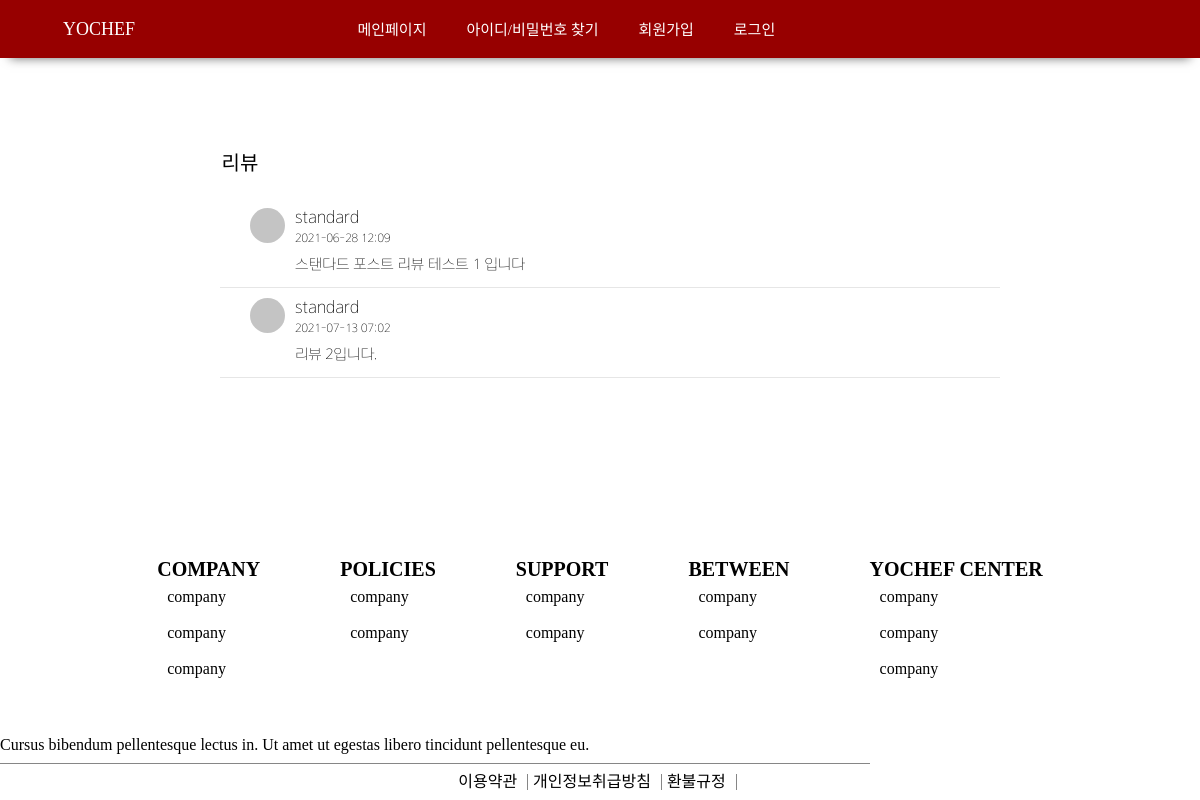
Before: /reviewDetail/1 with the older database file.
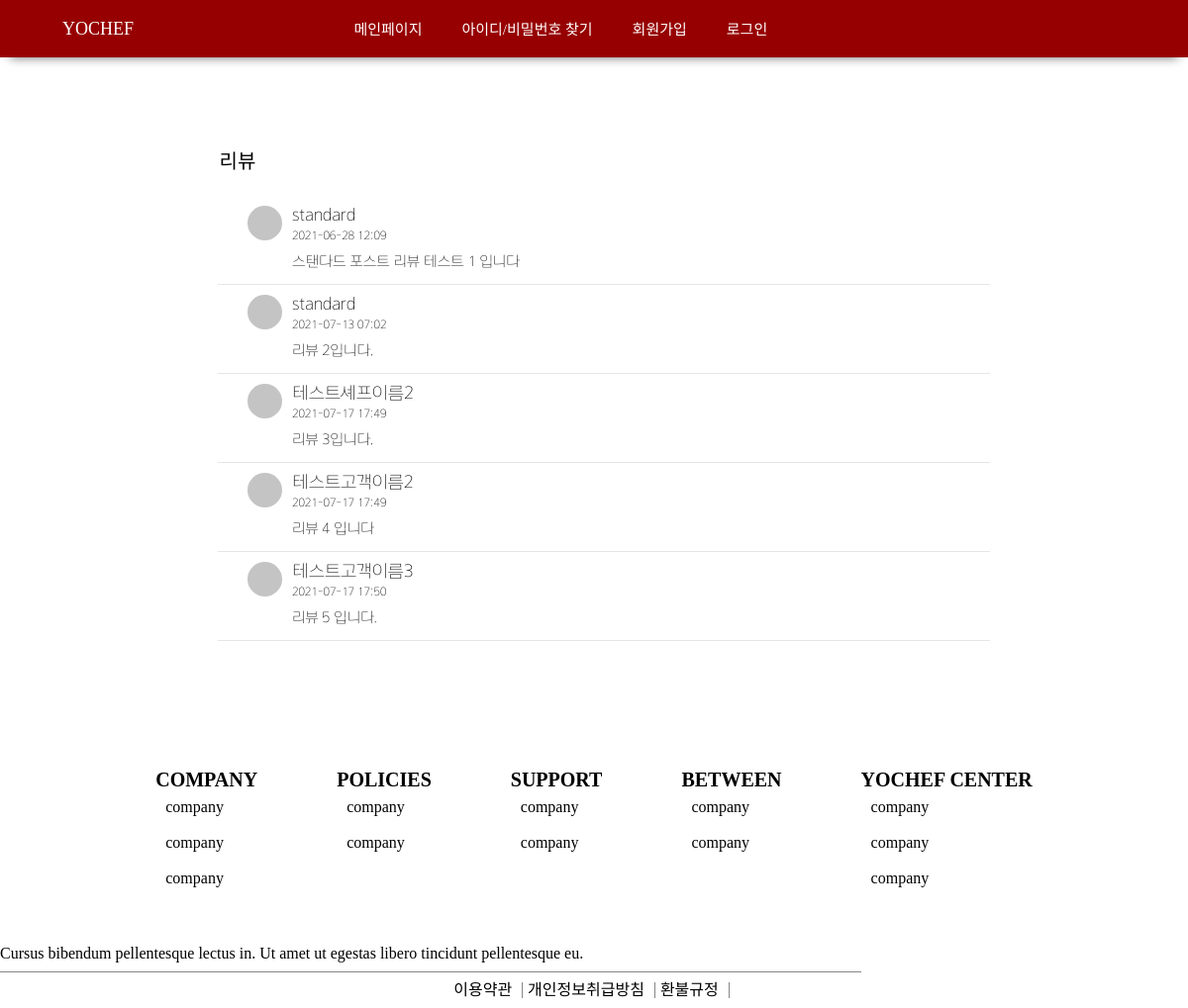
After: the same page with the newer database file.
### customer/models.py (models this page shows, shortened)
class Review(models.Model):
	post = models.ForeignKey('chef.Post', on_delete=models.CASCADE)
	customer = models.ForeignKey(Customer, null=True, on_delete=models.SET_NULL)
	book = models.ForeignKey(Book, on_delete=models.CASCADE)
	pubdate = DateTimeField(auto_now=True)
	description = models.TextField(max_length=5000)

class Customer(models.Model):
	user = models.OneToOneField(User, on_delete=models.CASCADE)
	name = models.CharField(max_length=50)
	email = models.EmailField(null=True)
	phoneNum = models.CharField(max_length=11)
	point = models.IntegerField(default=0)
	isChef = models.BooleanField(default=False)
	registerDate = models.DateTimeField(auto_now_add=True)
	currentVer = models.IntegerField(default=0)

### public/views.py (the view)
# urls.py: path('reviewDetail/<int:post_id>', reviewDetail, name="reviewDetail"),
def reviewDetail(request, post_id):
    reviews = Review.objects.filter(post_id=post_id)
    return render(request, 'reviewDetail.html', {'reviews': reviews})

### public/templates/reviewDetail.html
{% extends 'base.html' %}
{% load static %}
{% block style %}
    <link rel="stylesheet" href="{% static 'css/detail.css' %}">
{% endblock %}
{% block content %}
    <main>
        <div class="mainContainer__review reviewDetail">
            <span>리뷰</span>
            <div class="mainBox__review reviewDetail">
                {% for review in reviews %}
                <div class="mainBox__review__detail" id="review{{review.id}}">
                    <img src="{{review.customer.profileImg}}" onerror="this.src=`{% static 'img/default.png' %}`">
                    <div class="userInfo__text">
                        <span>{{review.customer.name}}</span>
                        <span>{{review.pubdate|date:'Y-m-d H:i'}}</span>
                        <span>{{review.description}}</span>
                    </div>
                </div>
                {% endfor %}
            </div>
        </div>
    </main>
{% endblock %}

### yochef/templates/base.html (shortened to what this page needs)
<!DOCTYPE html>
<html lang="en">
{% load static %}
<head>
    {% load static %}
    <link rel="stylesheet" href="{% static 'css/base.css' %}" type="text/css">
    {% block style %}
    {% endblock %}
</head>
<body>
  <nav class="nav-container">
    <div class="nav__item nav--left"><a href="{% url 'main' %}">YOCHEF</a></div>
    {% if user.is_authenticated %}
      {% if user.customer.isChef %}
        {% if user.customer.currentVer == 1 %}
        <ul class="nav__item-container nav--middle">
          <li class="nav__item"><a href="{% url 'main' %}">메인페이지</a></li>
          <li class="nav__item"><a href="{% url 'editChefProfile' %}">셰프 정보 관리</a></li>
          <li class="nav__item"><a href="{% url 'logout' %}">로그아웃</a></li>
        </ul>
        <div class="nav__item-wrapper nav--right">
          <li class="nav__item"><a href="{% url 'mypage' %}">{{user.customer.name}} 셰프님</a></li>
          <div class="button-wrapper">
            <a href="{% url 'changePageVer' %}"><img /></a>
            <div class="chef-button-describe">셰프</div>
          </div>
          </div>
        {% else %}
        <ul class="nav__item-container">
          <li class="nav__item"><a href="{% url 'main' %}">메인페이지</a></li>
          <li class="nav__item"><a href="">마이메뉴</a></li>
          <li class="nav__item"><a href="">쿠폰함</a></li>
          <li class="nav__item"><a href="{% url 'logout' %}">로그아웃</a></li>
        </ul>
        <div class="nav__item-wrapper nav--right">
          <li class="nav__item"><a href="{% url 'mypage' %}">{{user.customer.name}} 셰프님</a></li>
          <div class="button-wrapper">
            <a href="{% url 'changePageVer' %}"><img id="customer--button" /></a>
            <div class="customer-button-describe">손님</div>
          </div>
        </div>
        {% endif %}
      {% else %}
      <ul class="nav__item-container">
        <li class="nav__item"><a href="{% url 'main' %}">메인페이지</a></li>
        <li class="nav__item"><a href="">마이메뉴</a></li>
        <li class="nav__item"><a href="">쿠폰함</a></li>
        <li class="nav__item"><a href="{% url 'registerChef' '1'%}">셰프등록</a></li>
        <li class="nav__item"><a href="{% url 'logout' %}">로그아웃</a></li>
      </ul>
      <a class="nav__item nav--right" href="{% url 'mypage' %}">{{user.customer.name}}님</a>
      {% endif %}
    {% else %}
    <ul class="nav__item-container log-out">
      <li class="nav__item"><a href="{% url 'main' %}">메인페이지</a></li>
      <li class="nav__item"><a href="">아이디/비밀번호 찾기</a></li>
      <li class="nav__item"><a  href="{% url 'signup' %}">회원가입</a></li>
      <li class="nav__item"><a href="{% url 'login' %}">로그인</a></li>
    </ul>
    <div class="nav__item nav--right"></div>
    {% endif %}
  </nav>
  <div class="contents">
    {% block content %}
    {% endblock %}
  </div>
  <footer id="footer">
    <div class="footer-link-container">
      <ul class="footer-container">
        <li><span class="footer-top">COMPANY</span></li>
        <li class="footer-item">company</li>
        <li class="footer-item">company</li>
        <li class="footer-item">company</li>
      </ul>
      <ul class="footer-container">
        <li><span class="footer-top">POLICIES</span></li>
        <li class="footer-item">company</li>
        <li class="footer-item">company</li>
      </ul>
      <ul class="footer-container">
        <li><span class="footer-top">SUPPORT</span></li>
        <li class="footer-item">company</li>
        <li class="footer-item">company</li>
      </ul>
      <ul class="footer-container">
        <li><span class="footer-top">BETWEEN</span></li>
        <li class="footer-item">company</li>
        <li class="footer-item">company</li>
      </ul>
      <ul class="footer-container">
        <li><span class="footer-top">YOCHEF CENTER</span></li>
        <li class="footer-item">company</li>
        <li class="footer-item">company</li>
        <li class="footer-item">company</li>
      </ul>
    </div>
    <div id="footer-bottom">
      <div class="footer-copyright-part">
        Cursus bibendum pellentesque lectus in. Ut amet ut egestas libero tincidunt pellentesque eu.
      </div>
      <div class="footer-bottom-container">
        <ul class="footer-bottom-link-item-container">
          <li class="footer-bottom-link-item"><a href="">이용약관</a></li>
          <li class="footer-bottom-link-item"><a href="">개인정보취급방침</a></li>
          <li class="footer-bottom-link-item"><a href="">환불규정</a></li>
        </ul>
      </div>
    </div>
  </footer>
</body>
</html>

### yochef/static/css/base.css (style rules this page uses)
html, body, div, span, applet, object, iframe, h1, h2, h3, h4, h5, h6, p, blockquote, pre, a, abbr, acronym, address, big, cite, code, del, dfn, em, img, ins, kbd, q, s, samp, small, strike, strong, sub, sup, tt, var, b, u, i, center, dl, dt, dd, ol, ul, li, fieldset, form, label, legend, table, caption, tbody, tfoot, thead, tr, th, td, article, aside, canvas, details, embed, figure, figcaption, footer, header, hgroup, menu, nav, output, ruby, section, summary, time, mark, audio, video { margin: 0; padding: 0; border: 0; font-size: 100%; font: inherit; vertical-align: baseline; }
article, aside, details, figcaption, figure, footer, header, hgroup, menu, nav, section { display: block; }
body { line-height: 1; }
ol, ul { list-style: none; }
main { margin: 90px 300px; }
@media screen and (min-width: 1100px) and (max-width: 1440px) { main { margin: 90px 200px; } }
img { border: 0; }
:root { --main-color: #BD0000; }
* { font-family: 'Arita-dotum-Thin'; }
html { height: 100%; }
body { margin: 0; padding: 0; height: 100%; display: flex; flex-direction: column; }
ul { list-style: none; }
a { text-decoration-line: none; color: black; }
.nav-container { width: 100%; background-color: #970000; box-shadow: 0 10px 10px -10px rgb(105, 105, 105); display: flex; flex-direction: row; justify-content: space-between; }
.nav__item-container { width: 64%; display: flex; flex-direction: row; justify-content: center; }
.nav__item { display: inline-block; font-size: 15px; font: white; padding: 23px 20px 20PX; text-align: center; font-family: 'Arita-dotum-medium'; }
.nav__item a { display: inline; color: white; text-decoration-line: none; position: inherit; }
.nav--left { float: left; margin-left: 43px; font-family: 'Arita-dotum-SemiBold'; font-size: 18px; padding: 20px 20PX; }
.nav--right { padding-right: 0px; display: inline-block; width: 18%; display: flex; flex-direction: row; justify-content: start; align-items: center; }
#footer { flex-shrink: 0; margin-top: auto; display: flex; flex-direction: column; }
.footer-link-container { display: flex; flex-direction: row; justify-content: center; align-items: flex-start; }
.footer-container { display: flex; flex-direction: column; justify-content: space-around; padding: 40px; }
.footer-top { font-size: 20px; font-weight: 700; }
.footer-item { padding: 10px; display: inline; }
#footer-bottom { display: flex; flex-direction: column; }
.footer-copyright-part { display: inline-box; width: 860px; margin-top: 20; font-weight: 200; padding: 10px 10px 10px 0px; border-bottom: #868686 solid 0.5px; }
.footer-bottom-container { display: flex; flex-direction: row; justify-content: center; }
.footer-bottom-link-item-container { display: flex; flex-direction: row; justify-content: flex-start; margin: 0px; padding: 0px; }
.footer-bottom-link-item { display: inline; padding: 0px 10px 0px 0px; margin: 10px 5px 10px 0px; border-right: #868686 solid 0.5px; }
.footer-bottom-link-item a { text-decoration: none; color: black; font-size: 16px; }

### public/static/css/detail.css (style rules this page uses)
.mainContainer__chefInfo > span, .mainContainer__courseInfo > span, .mainContainer__review > span { font-size: 20px; display: inline-block; width: 80px; line-height: 30px; border-bottom: 1px solid #e6e6e6; text-align: center; }
.mainContainer__review.reviewDetail > span { border : none; font-family: 'Arita-dotum-Bold'; }
.mainBox__review { margin: 30px 0 0 80px; }
.mainBox__review.reviewDetail { margin: 30px 0 0 20px; }
.mainBox__review__detail { margin: 10px 0; border-bottom: 1px solid #e6e6e6; display: flex; }
.mainBox__review__detail > img { border-radius: 35px; width: 35px; height: 35px; margin: 0 10px 0 30px; }
.mainBox__review__detail > div > span { display: inline-block; width: calc(100% - 75px); margin-bottom: 3px; }
.mainBox__review__detail > div > :nth-child(1) { font-size: 18px; }
.mainBox__review__detail > div > :nth-child(2) { font-size: 12px; }
.mainBox__review__detail > div > :nth-child(3) { font-size: 15px; margin: 10px 0 15px 0; }

Changed rows visible on the page:
added Review: customer.name "테스트셰프이름2", pubdate "2021-07-17 17:49", description "리뷰 3입니다."
added Review: customer.name "테스트고객이름2", pubdate "2021-07-17 17:49", description "리뷰 4 입니다"
added Review: customer.name "테스트고객이름3", pubdate "2021-07-17 17:50", description "리뷰 5 입니다."
